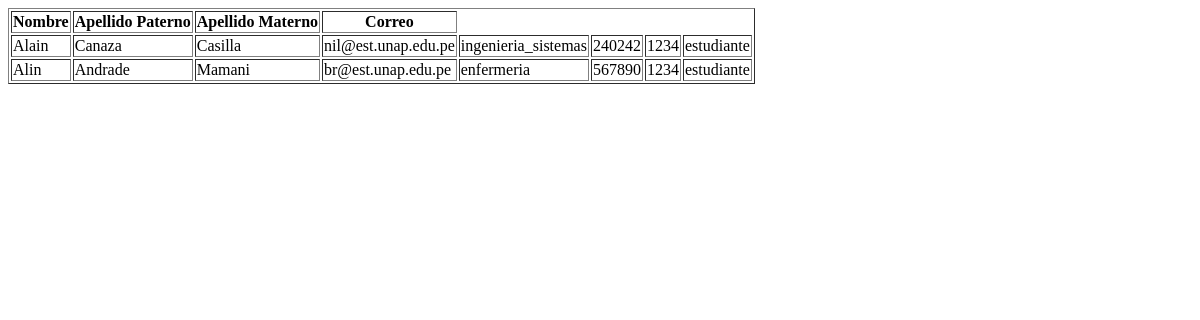
The page /listarpersona/ on the database as committed earlier.
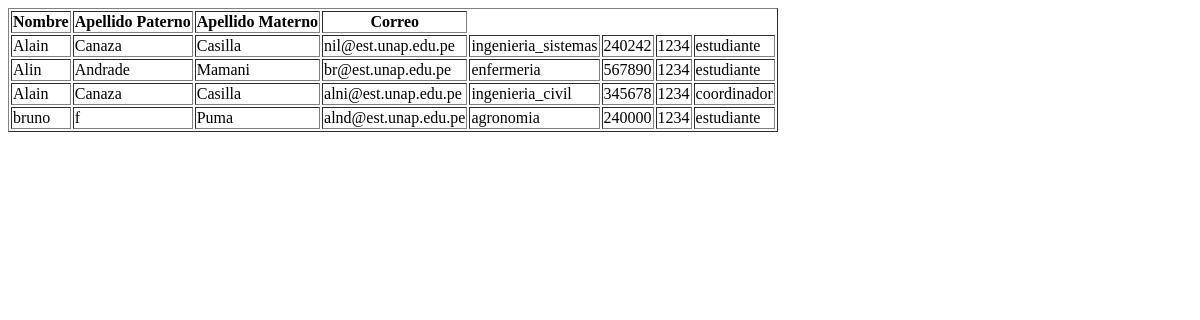
The same page on the database as committed later.
### ReservaCanchasUNA/models.py (models this page shows, shortened)
class Persona(models.Model):
    nombre = models.CharField(max_length=100, blank=True, null=True)
    apellido_paterno = models.CharField(max_length=100, blank=True, null=True)
    apellido_materno = models.CharField(max_length=100, blank=True, null=True)
    correo = models.EmailField(max_length=100, unique=True, blank=True, null=True)
    escuela = models.CharField(max_length=100, blank=True, null=True)
    codigo = models.IntegerField( unique=True,
        blank=True, # Considera cambiar a False si siempre debe ser obligatorio
        null=True,  # Considera cambiar a False si siempre debe ser obligatorio
        validators=[
            MinValueValidator(100000, message="El código debe tener 6 dígitos."),
            MaxValueValidator(999999, message="El código debe tener 6 dígitos.")
        ]
    )
    contrasena = models.CharField(max_length=100, blank=True, null=True)
    rol = models.CharField(max_length=100, default='estudiante', null=False)
    penalizado = models.BooleanField(default=False)
    penalizacion_motivo = models.TextField(blank=True, null=True)
    fecha_reserva = models.DateTimeField(auto_now_add=True, null=True, blank=True)

### ReservaCanchasUNA/views.py (the view)
# urls.py: path('listarpersona/', views.listar_personas, name='listar_personas'),
def listar_personas(request):
    return render(request, "ReservaCanchasUNA/lista_personas.html",{"personas":models.Persona.objects.all()})

### ReservaCanchasUNA/templates/ReservaCanchasUNA/lista_personas.html (shortened to what this page needs)
{% load crispy_forms_tags %}
<!DOCTYPE html>
<html lang="en">
<head>
</head>
<body>
  <table border="1">
    <thead>
        <tr>
            <th>Nombre</th>
            <th>Apellido Paterno</th>
            <th>Apellido Materno</th>
             <th>Correo</th>
        </tr>
    </thead>
    <tbody>
        {% for persona in personas %}
        <tr>
            <td>{{ persona.nombre }}</td>
            <td>{{ persona.apellido_paterno }}</td>
            <td>{{ persona.apellido_materno }}</td>
            <td>{{ persona.correo }}</td>
            <td>{{ persona.escuela }}</td>
            <td>{{ persona.codigo }}</td>
            <td>{{ persona.contrasena }}</td>
            <td>{{ persona.rol }}</td>
        </tr>
        {% endfor %}
    </tbody>
</table>
</body>
</html>

Rows that differ between the two databases and show on the page:
added Persona: nombre "Alain", apellido_paterno "Canaza", apellido_materno "Casilla", correo "alni@est.unap.edu.pe", escuela "ingenieria_civil", codigo "345678", contrasena "1234", rol "coordinador"
added Persona: nombre "bruno", apellido_paterno "f", apellido_materno "Puma", correo "alnd@est.unap.edu.pe", escuela "agronomia", codigo "240000", contrasena "1234", rol "estudiante"
